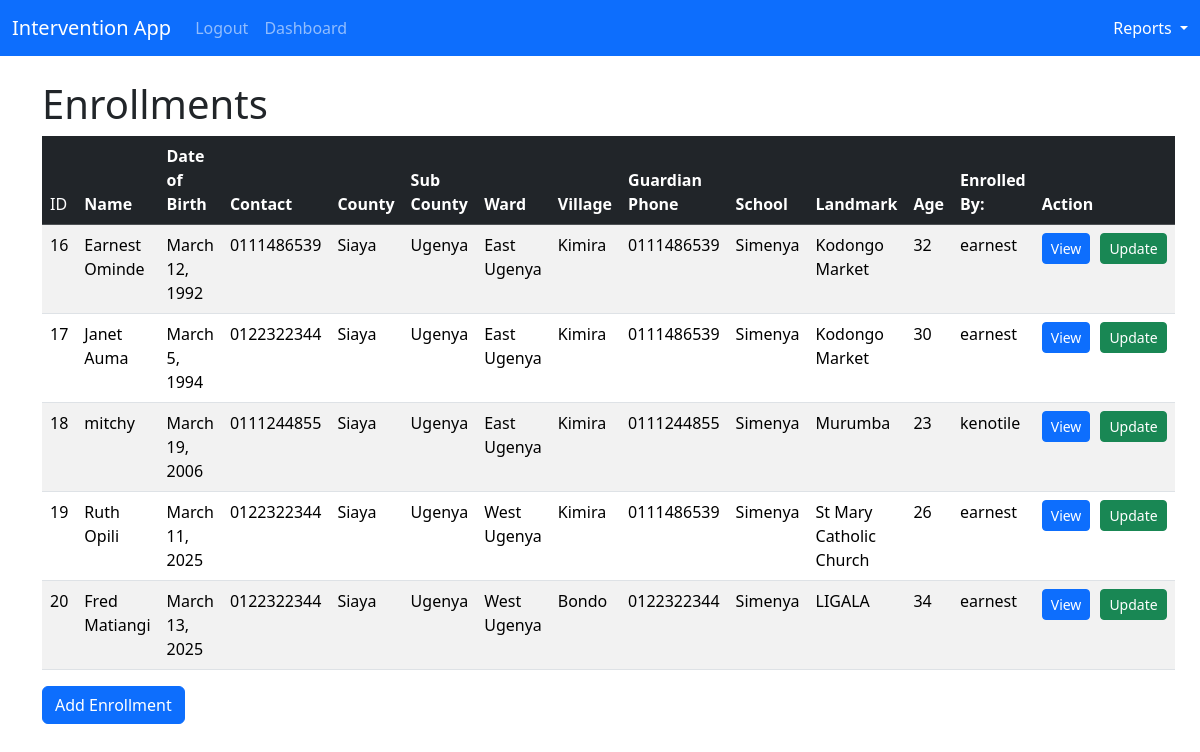
Page / (signed in) on the earlier database version.
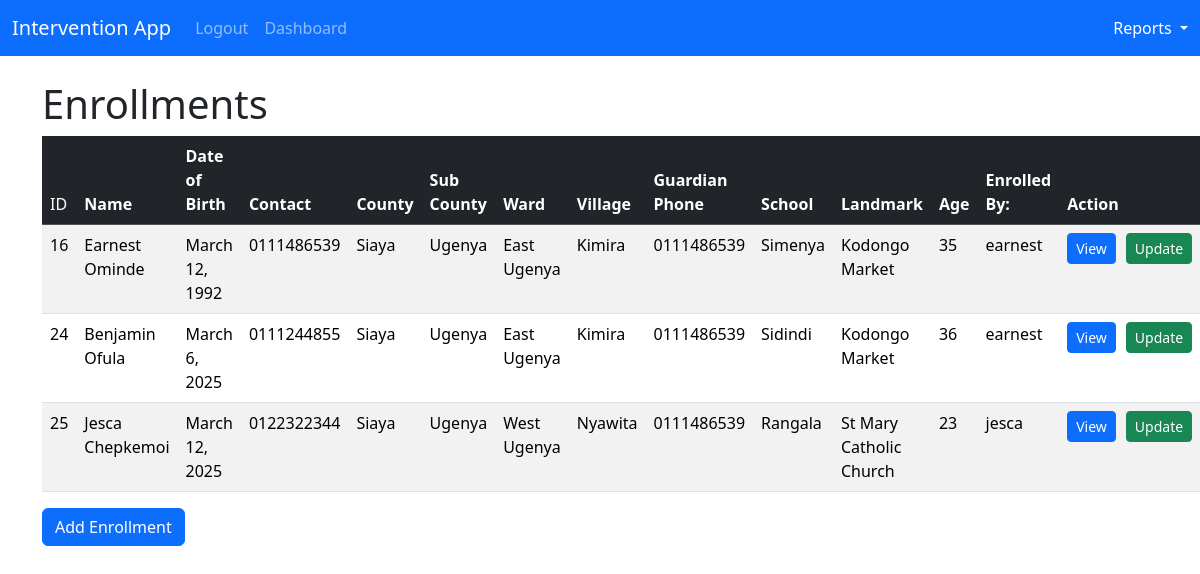
Same page on the later database version.
### intervention_app/models.py (models this page shows, shortened)
class Enrollment(models.Model):
    name = models.CharField(max_length=100)
    date_of_birth = models.DateField()
    contact_phone = models.CharField(max_length=12)
    county = models.CharField(max_length=100)
    sub_county = models.CharField(max_length=100)
    ward = models.CharField(max_length=100)
    village = models.CharField(max_length=100)
    guadian_phone_number = models.CharField(max_length=12)
    school= models.CharField(max_length=100)
    landmark= models.CharField(max_length=100)
    age = models.IntegerField()
    user = models.ForeignKey(User, on_delete=models.CASCADE)

### intervention_app/views.py (the view)
# urls.py: path('', views.home, name='home'),
def home(request):
    enrollments = Enrollment.objects.all()
    if request.method == "POST":
        username = request.POST['username']
        password = request.POST['password']
        user = authenticate(request, username=username, password=password)
        if user is not None:
            login(request, user)
            messages.success(request, "You have successfully Logged In!")
            return redirect('home')
        else:
            messages.success(request, "Username or password is incorrect, please try again!")
            return redirect('home')
    else:
        return render(request, 'home.html', {'enrollments': enrollments})

### intervention_app/templates/home.html (shortened to what this page needs)
{% extends 'base.html' %} {% block content %} {% if user.is_authenticated %}
<h1>Enrollments</h1>
<table class="table table-striped">
  <thead class="table-dark">
    <tr>
      <td scope="col">ID</th>
      <th scope="col">Name</th>
      <th scope="col">Date of Birth</th>
      <th scope="col">Contact</th>
      <th scope="col">County</th>
      <th scope="col">Sub County</th>
      <th scope="col">Ward</th>
      <th scope="col">Village</th>
      <th scope="col">Guardian Phone</th>
      <th scope="col">School</th>
      <th scope="col">Landmark</th>
      <th scope="col">Age</th>
      <th scope="col">Enrolled By:</th>
      <th scope="col">Action</th>
    </tr>
  </thead>
  <tbody>
    {% if enrollments %} {% for enrollment in enrollments %}
    <tr>
      <td scope="row">{{enrollment.id}}</td>
      <td>{{enrollment.name}}</td>
      <td>{{enrollment.date_of_birth}}</td>
      <td>{{enrollment.contact_phone}}</td>
      <td>{{enrollment.county}}</td>
      <td>{{enrollment.sub_county}}</td>
      <td>{{enrollment.ward}}</td>
      <td>{{enrollment.village}}</td>
      <td>{{enrollment.guadian_phone_number}}</td>
      <td>{{enrollment.school}}</td>
      <td>{{enrollment.landmark}}</td>
      <td>{{enrollment.age}}</td>
      <td>{{enrollment.user}}</td>
      <td>
        <div style="display: flex; gap: 10px;" >
          <a href="{%url 'ayp_enrollment_record' enrollment.id%}" class="btn btn-primary btn-sm">View</a><a
              href="{%url 'update_ayp_enrollment_record' enrollment.id%}"
              class="btn btn-success btn-sm"
              >Update</a
            >
        </div>
    </tr>
    {% endfor %} {% endif %}
  </tbody>
</table>
<a href="{% url 'add_enrollment' %}" class="btn btn-primary">Add Enrollment</a>
{% endif %} {% endblock %}

Differences in the rows shown:
removed Enrollment: id "17", name "Janet Auma", date_of_birth "March 5, 1994", contact_phone "0122322344", county "Siaya", sub_county "Ugenya", ward "East Ugenya", village "Kimira", guadian_phone_number "0111486539", school "Simenya", landmark "Kodongo Market", age "30", user "earnest"
removed Enrollment: id "18", name "mitchy", date_of_birth "March 19, 2006", contact_phone "0111244855", county "Siaya", sub_county "Ugenya", ward "East Ugenya", village "Kimira", guadian_phone_number "0111244855", school "Simenya", landmark "Murumba", age "23", user "kenotile"
removed Enrollment: id "19", name "Ruth Opili", date_of_birth "March 11, 2025", contact_phone "0122322344", county "Siaya", sub_county "Ugenya", ward "West Ugenya", village "Kimira", guadian_phone_number "0111486539", school "Simenya", landmark "St Mary Catholic Church", age "26", user "earnest"
removed Enrollment: id "20", name "Fred Matiangi", date_of_birth "March 13, 2025", contact_phone "0122322344", county "Siaya", sub_county "Ugenya", ward "West Ugenya", village "Bondo", guadian_phone_number "0122322344", school "Simenya", landmark "LIGALA", age "34", user "earnest"
changed Enrollment "Earnest Ominde": age "32" → "35"
added Enrollment: id "24", name "Benjamin Ofula", date_of_birth "March 6, 2025", contact_phone "0111244855", county "Siaya", sub_county "Ugenya", ward "East Ugenya", village "Kimira", guadian_phone_number "0111486539", school "Sidindi", landmark "Kodongo Market", age "36", user "earnest"
added Enrollment: id "25", name "Jesca Chepkemoi", date_of_birth "March 12, 2025", contact_phone "0122322344", county "Siaya", sub_county "Ugenya", ward "West Ugenya", village "Nyawita", guadian_phone_number "0111486539", school "Rangala", landmark "St Mary Catholic Church", age "23", user "jesca"
